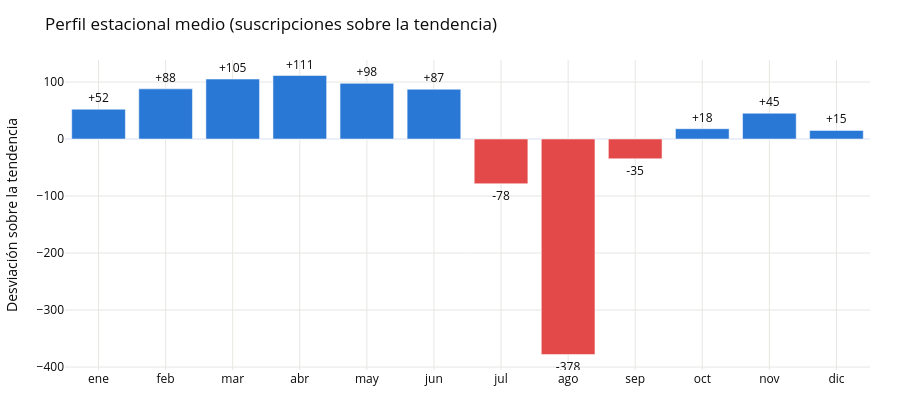

This figure's notebook cell:
### Code cell
# El perfil estacional medio: cuánto suma o resta cada mes del año.
seasonal = decomposition.seasonal[SEASON_LENGTH]
profile = seasonal.groupby(seasonal.index.month).mean()
profile.index = ["ene","feb","mar","abr","may","jun","jul","ago","sep","oct","nov","dic"]

fig = go.Figure(go.Bar(
    x=profile.index, y=profile.to_numpy(),
    marker_color=[C_RED if v < 0 else C_BLUE for v in profile],
    text=[f"{v:+.0f}" for v in profile], textposition="outside",
))
fig.update_layout(**{**PLOT_LAYOUT, "hovermode": "closest"}, showlegend=False,
                  title="Perfil estacional medio (suscripciones sobre la tendencia)",
                  yaxis_title="Desviación sobre la tendencia")
fig.show()
print(profile.round(1).to_string())

### Figure 1 — Plotly figure (JSON) as saved in the notebook; plotly's stock layout.template omitted (floating-point values rounded to 4 significant figures)
{"data": [{"marker": {"color": ["#2a78d6", "#2a78d6", "#2a78d6", "#2a78d6", "#2a78d6", "#2a78d6", "#e34948", "#e34948", "#e34948", "#2a78d6", "#2a78d6", "#2a78d6"]}, "text": ["+52", "+88", "+105", "+111", "+98", "+87", "-78", "-378", "-35", "+18", "+45", "+15"], "textposition": "outside", "type": "bar", "x": ["ene", "feb", "mar", "abr", "may", "jun", "jul", "ago", "sep", "oct", "nov", "dic"], "y": [52.25, 87.98, 105.2, 111.4, 97.65, 87.37, -78.41, -378.0, -34.64, 18.08, 45.31, 15.03]}], "layout": {"font": {"color": "#0b0b0b", "size": 12}, "height": 420, "hovermode": "closest", "legend": {"orientation": "h", "x": 0, "y": 1.02, "yanchor": "bottom"}, "margin": {"b": 50, "l": 60, "r": 30, "t": 60}, "showlegend": false, "title": {"text": "Perfil estacional medio (suscripciones sobre la tendencia)"}, "xaxis": {"gridcolor": "#e6e6e3"}, "yaxis": {"gridcolor": "#e6e6e3", "title": {"text": "Desviación sobre la tendencia"}}}}
